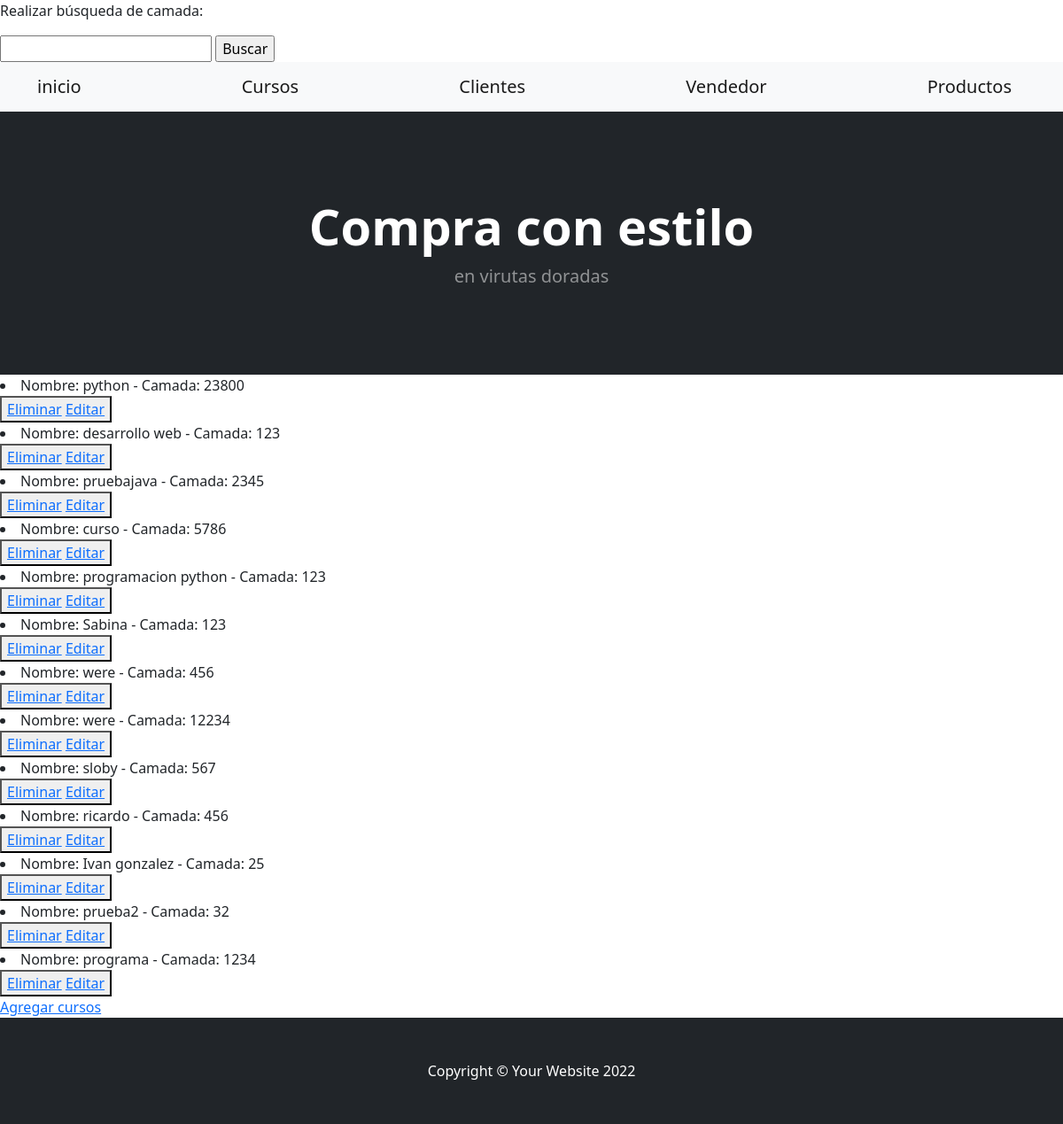
The app's page /App1/leercursos/, older data.
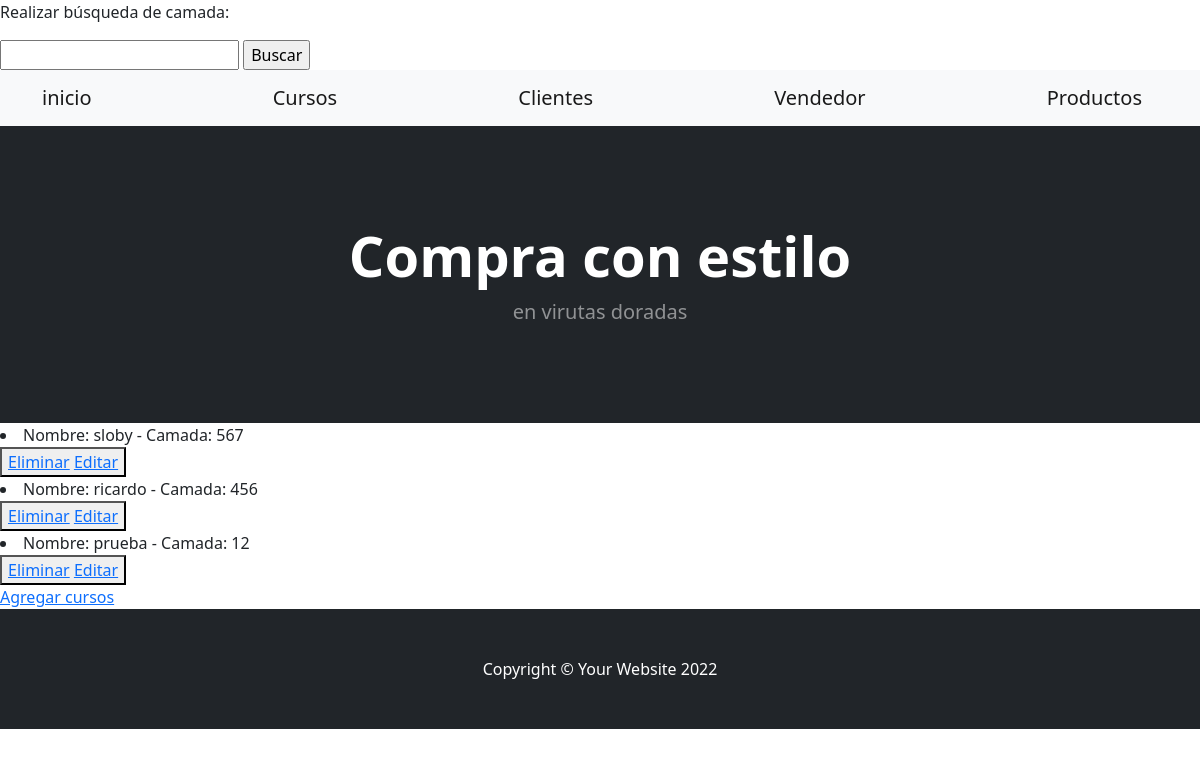
The same page, newer data.
### App1/models.py (models this page shows)
class Curso (models.Model):
    nombre =models.CharField(max_length=30)          #ESTO CRRESPONDE A ---CURSOS---
    camada =models.IntegerField()
    def __str__(self):
        return f"Nombre: {self.nombre} - Camada: {self.camada}"

### App1/views.py (the view)
# urls.py: path('leercursos/', views.leercursos, name= 'Leercursos'),
def leercursos (request):
    cursos = Curso.objects.all()
    contexto = {"cursos": cursos}
    return render(request, "leercursos.html", contexto)

### App1/template/leercursos.html
{% extends 'padre.html' %}
{% load static %}
{% block contenidoquecambia %}
    {% for p in cursos %}
    <li>{{p}}</li>
    <button>
        <a href="{% url 'Eliminarcurso' p.nombre %}">Eliminar</a>
        <a href="{% url 'Editarcurso' p.nombre %}">Editar</a>
    </button>
{% endfor %}
<br>
<a href="cursos">Agregar cursos</a>
{% endblock %}

Row changes from the older to the newer data that the page shows:
removed Curso: nombre+camada "Nombre: python - Camada: 23800"
removed Curso: nombre+camada "Nombre: desarrollo web - Camada: 123"
removed Curso: nombre+camada "Nombre: pruebajava - Camada: 2345"
removed Curso: nombre+camada "Nombre: curso - Camada: 5786"
removed Curso: nombre+camada "Nombre: programacion python - Camada: 123"
removed Curso: nombre+camada "Nombre: Sabina - Camada: 123"
removed Curso: nombre+camada "Nombre: were - Camada: 456"
removed Curso: nombre+camada "Nombre: were - Camada: 12234"
removed Curso: nombre+camada "Nombre: Ivan gonzalez - Camada: 25"
removed Curso: nombre+camada "Nombre: prueba2 - Camada: 32"
removed Curso: nombre+camada "Nombre: programa - Camada: 1234"
added Curso: nombre+camada "Nombre: prueba - Camada: 12"
